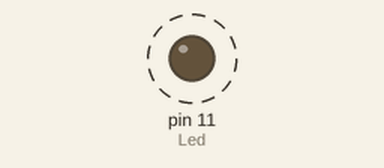
The sketch below on a simulated Arduino Uno, built with avr-gcc and run on an emulated ATmega328P. Shown: output pins drawn as LEDs (lit = HIGH). Dashed ring = blinking.

Above: at 0.05 s.
Timing chart, 0 to 3.5 s (numbered marks = the images above):
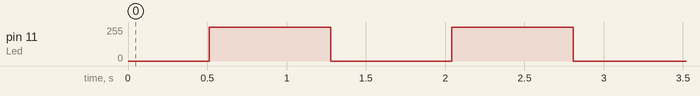

Measured:
- by itself, pin 11 (Led): alternates 255/255 for 0.76 s and 0/255 for 0.77 s

The sketch:

I_Led_02.ino
```cpp
int Led = 11;

void setup() {
  pinMode(Led, OUTPUT);
}


void loop() {
  for(int i =0; i <= 255; i++){
    analogWrite(Led,i);
    delay(2);
  }
  delay(250);
    for(int i =255; i >=0; i--){
    analogWrite(Led,i);
    delay(2);
  }
  delay(250);
}
```
